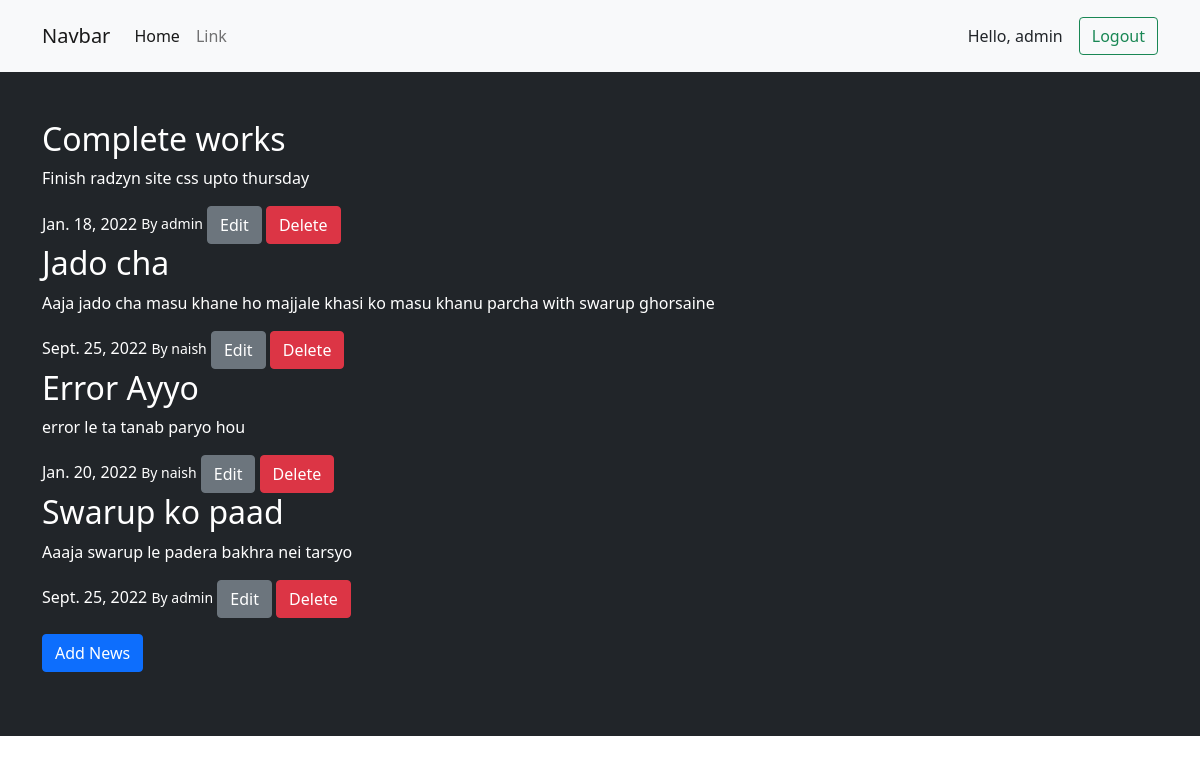
The app's page / (signed in) with its own data.
### blog_app/models.py (models this page shows, shortened)
class News(models.Model):
    title = models.CharField(max_length=80)
    description = models.TextField(max_length=500)
    date_posted = models.DateField(auto_now=True)
    user = models.ForeignKey(User, on_delete=models.CASCADE)

### blog_app/views.py (the view)
# urls.py: path('', views.index, name='index'),
@login_required()
def index(request):
    news = News.objects.all()
    return render(request, 'blog_app/index.html', {'news' : news})

### templates/blog_app/index.html (shortened to what this page needs)
{% extends 'core/core.html' %}
{% block content %}
    {% if not news %}
        <h3>No News to display</h3>
    {% else %}
        {% for info in news %}
            <h2>{{info.title}}</h2>
            <p>{{info.description}}</p>
            <span class="pb-3">{{info.date_posted}}</span>
            <small>By {{info.user.username}}</small>
            {% if user.is_superuser or user.id == info.user.id %}
                <a href="{% url 'edit' id=info.id %}" class="btn btn-secondary">Edit</a>
                <a href="{% url 'delete' id=info.id %}" class="btn btn-danger">Delete</a>
            {% endif %}
        {% endfor %}
    {% endif %}
    <div>
        <a href="{% url 'add' %}" class="btn-primary btn my-3">Add News</a>
    </div>
{% endblock content %}

### templates/core/core.html (shortened to what this page needs)
<!doctype html>
<html lang="en">
  <head>
    <link href="https://cdn.jsdelivr.net/npm/bootstrap@5.0.2/dist/css/bootstrap.min.css" rel="stylesheet">
  </head>
  <body>
    <nav class="navbar navbar-expand-lg navbar-light bg-light">
      <div class="container">
        <a class="navbar-brand" href="#">Navbar</a>
        <div class="collapse navbar-collapse" id="navbarSupportedContent">
          <ul class="navbar-nav me-auto mb-2 mb-lg-0">
            <li class="nav-item">
              <a class="nav-link active" aria-current="page" href="#">Home</a>
            </li>
            <li class="nav-item">
              <a class="nav-link" href="#">Link</a>
            </li>
          </ul>
            {% if user.is_authenticated %}
              <p class="m-3">Hello, {{user.username}}</p>
              <a class="btn btn-outline-success" href="{% url 'signout' %}" type="submit">Logout</a>
            {% else %}
              <a href="{% url 'register' %}" class="btn btn-outline-success mx-2" type="submit">Register</a>
              <a class="btn btn-outline-success" href="{% url 'signin' %}" type="submit">Login</a>
            {% endif %}
        </div>
      </div>
    </nav>
    <div class="bg-dark text-white py-5">
      <div class="container">
        {% block content %}
        {% endblock content %}
      </div>
    </div>
  </body>
</html>

### records on screen
News: title "Complete works", description "Finish radzyn site css upto thursday", date_posted "Jan. 18, 2022", user.username "admin"
News: title "Jado cha", description "Aaja jado cha masu khane ho majjale khasi ko masu khanu parcha with swarup ghorsaine", date_posted "Sept. 25, 2022", user.username "naish"
News: title "Error Ayyo", description "error le ta tanab paryo hou", date_posted "Jan. 20, 2022", user.username "naish"
News: title "Swarup ko paad", description "Aaaja swarup le padera bakhra nei tarsyo", date_posted "Sept. 25, 2022", user.username "admin"

### other values on screen
{{ user.username }} "admin"
